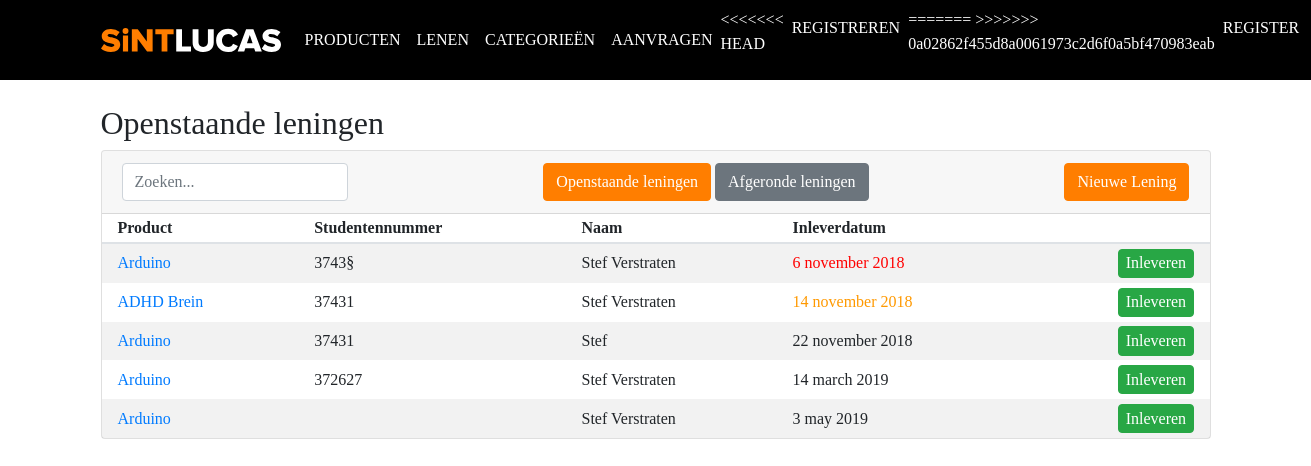
Page /lenen on the earlier database version.
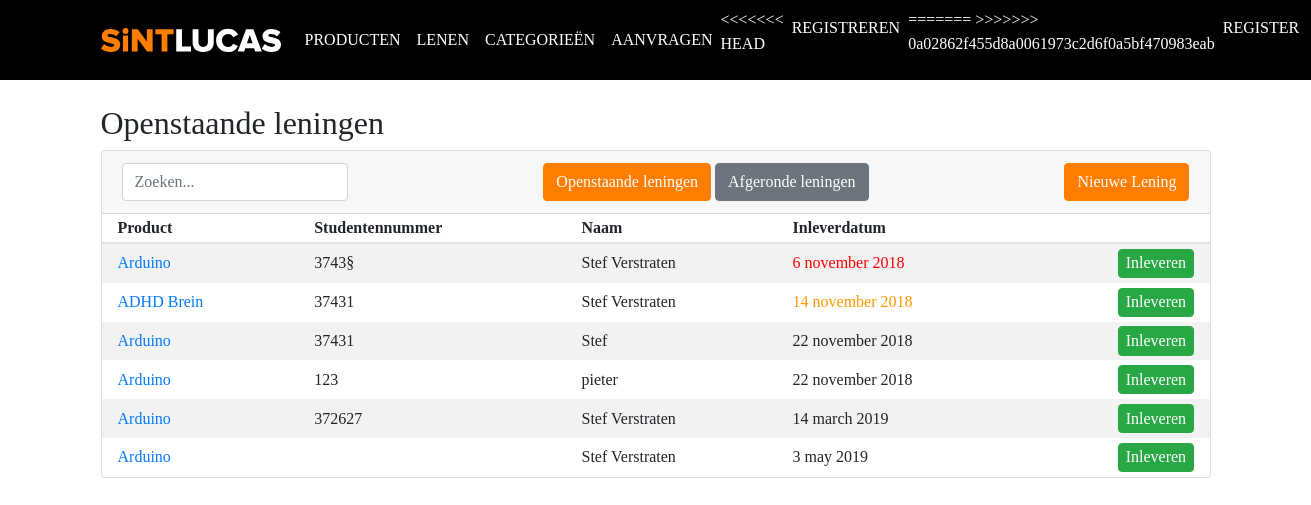
Same page on the later database version.
### tables this page shows
CREATE TABLE `borrowed` (
  `id` int(11) NOT NULL,
  `student_number` varchar(255) NOT NULL,
  `customer_name` varchar(255) NOT NULL,
  `customer_email` varchar(255) NOT NULL,
  `customer_phone` varchar(255) NOT NULL,
  `user_id` varchar(255) NOT NULL,
  `borrowed_at` timestamp NOT NULL DEFAULT CURRENT_TIMESTAMP ON UPDATE CURRENT_TIMESTAMP,
  `borrowed_till` timestamp NOT NULL DEFAULT '0000-00-00 00:00:00',
  `returned` varchar(255) NOT NULL,
  `product_id` int(11) NOT NULL,
  `for_what` text NOT NULL,
  `note_before` text NOT NULL,
  `note_after` text NOT NULL,
  `request` varchar(255) NOT NULL
);

CREATE TABLE `products` (
  `product_id` int(11) NOT NULL,
  `category_id` int(11) NOT NULL,
  `name` varchar(255) NOT NULL,
  `slug` varchar(255) NOT NULL,
  `body` text NOT NULL,
  `created_at` timestamp NOT NULL DEFAULT CURRENT_TIMESTAMP,
  `count` int(11) NOT NULL,
  `product_lent` int(11) NOT NULL
);

### application/controllers/Borrowed.php (called while the page is built, shortened)
<?php
	class Borrowed extends CI_Controller {
		public function index() {
			$data['title'] = 'Openstaande leningen';
			$data['loans'] = $this->Borrowed_model->get_loans();
			$this->load->view('templates/header');
			$this->load->view('borrowed/index', $data);
			$this->load->view('templates/footer');
		}
	}

### index.php (called while the page is built, shortened)
<?php
require_once BASEPATH.'core/CodeIgniter.php';

### application/models/Borrowed_model.php (called while the page is built, shortened)
<?php
	class Borrowed_model extends CI_Model {
		public function get_loans($slug = FALSE) {
			if ($slug === FALSE) {
				$this->db->order_by('borrowed.borrowed_till', 'ASC');
				$this->db->join('products', 'products.product_id = borrowed.product_id');
				$query = $this->db->get('borrowed');
				return $query->result_array();
			}
			$query = $this->db->get_where('borrowed', array('slug' => $slug));
			return $query->row_array();
		}
	}

### application/views/borrowed/index.php (the view, shortened to what this page needs)
<h2><?=$title?></h2>
<div class="card mb-4" id="products">
	<div class="card-header d-flex justify-content-between align-items-center">
		<form class="form-inline mb-0">
			<input type="text" id="productSearch" class="form-control search" placeholder="Zoeken...">
		</form>
		<div>
			<a href="<?php echo base_url(); ?>lenen" class="btn btn-primary">Openstaande leningen</a>
			<a href="<?php echo base_url(); ?>lenen/ingeleverd" class="btn btn-secondary">Afgeronde leningen</a>
		</div>
			<a href="<?php echo base_url(); ?>lenen/nieuw" class="btn btn-primary">Nieuwe Lening</a>
	</div>
	<div class="table-responsive">
		<table class="table card-table mb-0 table-striped">
			<thead>
				<tr>
					<th>Product</th>
					<th>Studentennummer</th>
					<th>Naam</th>
					<th>Inleverdatum</th>
               <th></th>
				</tr>
			</thead>
			<tbody class="list">
				<?php
					$i = 0;
					foreach($loans as $loan):
					$i++;
					?>
				<?php if ($loan['returned'] === 'yes'): continue; endif; ?>
				<?php if ($loan['request'] === 'denied'): continue; endif; ?>
					<tr>
						<td class="product"><a href="<?=site_url('/producten/' . $loan['slug'])?>"><?=$loan['name']?></a></td>
						<td class="student_number"><?=$loan['student_number']?></td>
						<td class="name"><?=$loan['customer_name']?></td>
						<?php $timestamp_borrowed_till = strtotime($loan['borrowed_till']); ?>
						<td class="date text-lowercase <?php if (date('Y/m/d', time()) > date('Y/m/d', $timestamp_borrowed_till)) { echo 'text-red'; } elseif (date('Y/m/d', time()) == date('Y/m/d', $timestamp_borrowed_till)) { echo 'text-orange'; } ?>">
							<?=date('j F Y', $timestamp_borrowed_till);?>
						</td>
                  <td class="d-flex justify-content-end align-items-center">
	                  <button type="button" class="btn btn-success" data-toggle="modal" data-target="#moreinfo<?=$i?>">Inleveren</button>
                  </td>
               </tr>
				<?php endforeach; ?>
			</tbody>
		</table>
	</div>
</div>

Differences in the rows shown:
added borrowed: product.name "Arduino", student_number "123", customer_name "pieter", borrowed_till "22 november 2018"
